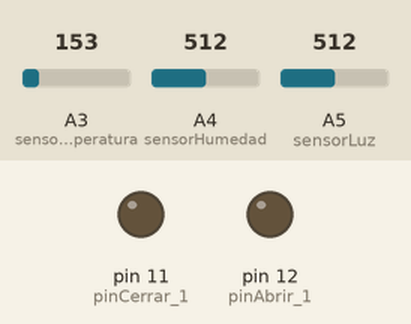
This sketch was run on a simulated Arduino Uno, built with avr-gcc and run on an emulated ATmega328P. Shown: output pins drawn as LEDs (lit = HIGH). Inputs (shaded band) come from the test bench; at power-on: A3 (sensorTemperatura) = 153, A4 (sensorHumedad) = 512, A5 (sensorLuz) = 512.

Above: at 0.1 s.
Timing chart, 0 to 1.6 s (numbered marks = the images above):
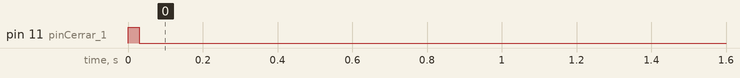

The sketch:

riego_0006.ino
```cpp
/*CONSTANTES*/
//Pines
//Pines
int pinAbrir_1 = 12;
int pinCerrar_1 = 11;

int pinAbrir_2 = 10;
int pinCerrar_2 = 9;


//sensores
int sensorTemperatura = A3;
int sensorHumedad = A4;
int sensorLuz =A5;

//constantes
int min_humedad=10;
int max_humedad=80;
int limiteLuz=20; //20% de luz


//controlamos el tiempo mnimo y maximo de riego y el tiempo minimo entre riegos
unsigned long min_tiempo_regando = 300000; //un tiempo MINIMO de riego de 5 minutos
unsigned long max_tiempo_regando = 900000; //un tiempo maximo de riego de 15 minutos
unsigned long min_tiempo_entre_riegos = 18000000; //un tiempo minimo entre riegos de 5 horas

/*FIN DE CONSTANTES*/


//variables
float NumeroLecturasMedia = 10;
float temperatura;

float temperatura0[10];

float luz;
float luz0[10];

float humedad;
float humedad0[10];

boolean regando =false;
boolean ocurrio_primer_riego = false; //si es el inicio del sistema no se ha de tener en cuenta el tiempo minimo entre riegos
unsigned long  tiempo_Regando = 0 ;
unsigned long  tiempo_NO_Regando = 0;
unsigned long  inicio_riego = 0 ;
unsigned long  paro_riego = 0 ;
int estado_actual;

//Set Up
void setup(){

  //Preparamos pines
  pinMode(pinAbrir_1, OUTPUT);
  digitalWrite(pinAbrir_1, LOW);
  pinMode(pinCerrar_1, OUTPUT);
  digitalWrite(pinCerrar_1, LOW);
  //válvula = cerrada;
  Cerrar(1);
  /*
  pinMode(pinAbrir_2, OUTPUT);
  digitalWrite(pinAbrir_2, LOW);
  pinMode(pinCerrar_2, OUTPUT);
  digitalWrite(pinCerrar_2, LOW);
  //válvula = cerrada;
  Cerrar(2);
  */

  //Habilitamos comunicacion con el PC
  Serial.begin(9600);
  //Cargamos los arrays de las lecturas para las medias tomando NumeroLecturasMedia lecturas
  for(int i=0;i<NumeroLecturasMedia;i++){
      LecturaAmbiente();
  }

}

//Loop
void loop(){
  riego();
  //millis % 60000 cada cierto tiempo actualizar los displays, con un contador, por ejemplo
}

//-----------------------------------
//Funciones
//-----------------------------------
void riego(){


  //lectura de la humedad y la luz
  LecturaAmbiente();

  //REGANDO
  if(regando){

    //Tiempo regando
    tiempo_Regando = millis()-inicio_riego;

    //Para riego
    if(humedad>max_humedad && tiempo_Regando > min_tiempo_regando  || tiempo_Regando > max_tiempo_regando){ //cortamos si se supera la humedad siempre que no lleve mas del minimo de tiempo de riego o lleva max_tiempo_regando y
      //NO regando
      regando=false;
      //válvula = cerrada;
      Cerrar(1);
      //ledAmarillo=low;
      paro_riego = millis();
      //Indicar con una señal que se ha parado el riego y el tiempo que lleva parado
      Serial.println("NO Regando");
    }

  }
  //NO REGANDO
  else{

    //Tiempo SIN regar
    tiempo_NO_Regando = millis()-paro_riego;//hay que tener en cuenta que de inicio no va a regar hasta pasado el tiempo entre riegos

    //activa riego
    if(humedad<min_humedad && luz<limiteLuz && (tiempo_NO_Regando > min_tiempo_entre_riegos || !ocurrio_primer_riego)){

      ocurrio_primer_riego=true; //nos permitia controlar que si no se habia regado por primera vez no tuviese en cuenta el tiempo entre riegos

      inicio_riego = millis(); //Solo se actualiza la primera vez que entra en el bucle, al inicio del riego

      //regando
      regando=true;
      //válvula = abierta;
      Abrir(1);
      //Indicar con una señal que se ha iniciado riego y el tiempo que lleva
      Serial.println("Regando");
    }

  }
}

void Abrir(int valvula){
  if(valvula==1){
    digitalWrite(pinAbrir_1, HIGH);
    delay(30);
    digitalWrite(pinAbrir_1, LOW);
  }else if(valvula==2){
    digitalWrite(pinAbrir_2, HIGH);
    delay(30);
    digitalWrite(pinAbrir_2, LOW);
  }
}

void Cerrar(int valvula){
  if(valvula==1){
    digitalWrite(pinCerrar_1, HIGH);
    delay(30);
    digitalWrite(pinCerrar_1, LOW);
  }else   if(valvula==2){
    digitalWrite(pinCerrar_2, HIGH);
    delay(30);
    digitalWrite(pinCerrar_2, LOW);
  }
}


void LecturaAmbiente(){
  LecturaHumedad();
  LecturaLuz();
  LecturaTemperatura();
}


void LecturaHumedad(){
  int i;
  //Tomar la media de NumeroLecturasMedia valores
  for(i=NumeroLecturasMedia;i>0;i--){
    humedad0[i] = humedad0[i-1];
  }

  humedad0[0] = analogRead (sensorHumedad)/1024.0*100.0 ;

  humedad=0;

  for(i=0;i<NumeroLecturasMedia;i++){
    humedad += humedad0[i];
  }

  humedad = humedad/NumeroLecturasMedia;

}


void   LecturaTemperatura(){
  int i;
  //Tomar la media de NumeroLecturasMedia valores
  for(i=NumeroLecturasMedia;i>0;i--){
    temperatura0[i] = temperatura0[i-1];
  }


  temperatura0[0]  = analogRead(sensorTemperatura) * 5.0/1024.0;

  temperatura0[0]=(temperatura0[0]-0.5)*10;

  temperatura=0;

  for(i=0;i<NumeroLecturasMedia;i++){
    temperatura += temperatura0[i];
  }

  //Sacamos la media de temperaturas
  temperatura = temperatura/NumeroLecturasMedia;

}

void  LecturaLuz(){
  int i;
  //Tomar la media de NumeroLecturasMedia valores
  for(i=NumeroLecturasMedia;i>0;i--){
    luz0[i] = luz0[i-1];
  }

  luz0[0] = (analogRead(sensorLuz)/1023.00)*100.00;

  luz=0;

  for(i=0;i<NumeroLecturasMedia;i++){
    luz += luz0[i];
  }

  //Sacamos la media de temperaturas
  luz = luz/NumeroLecturasMedia;

}
```
